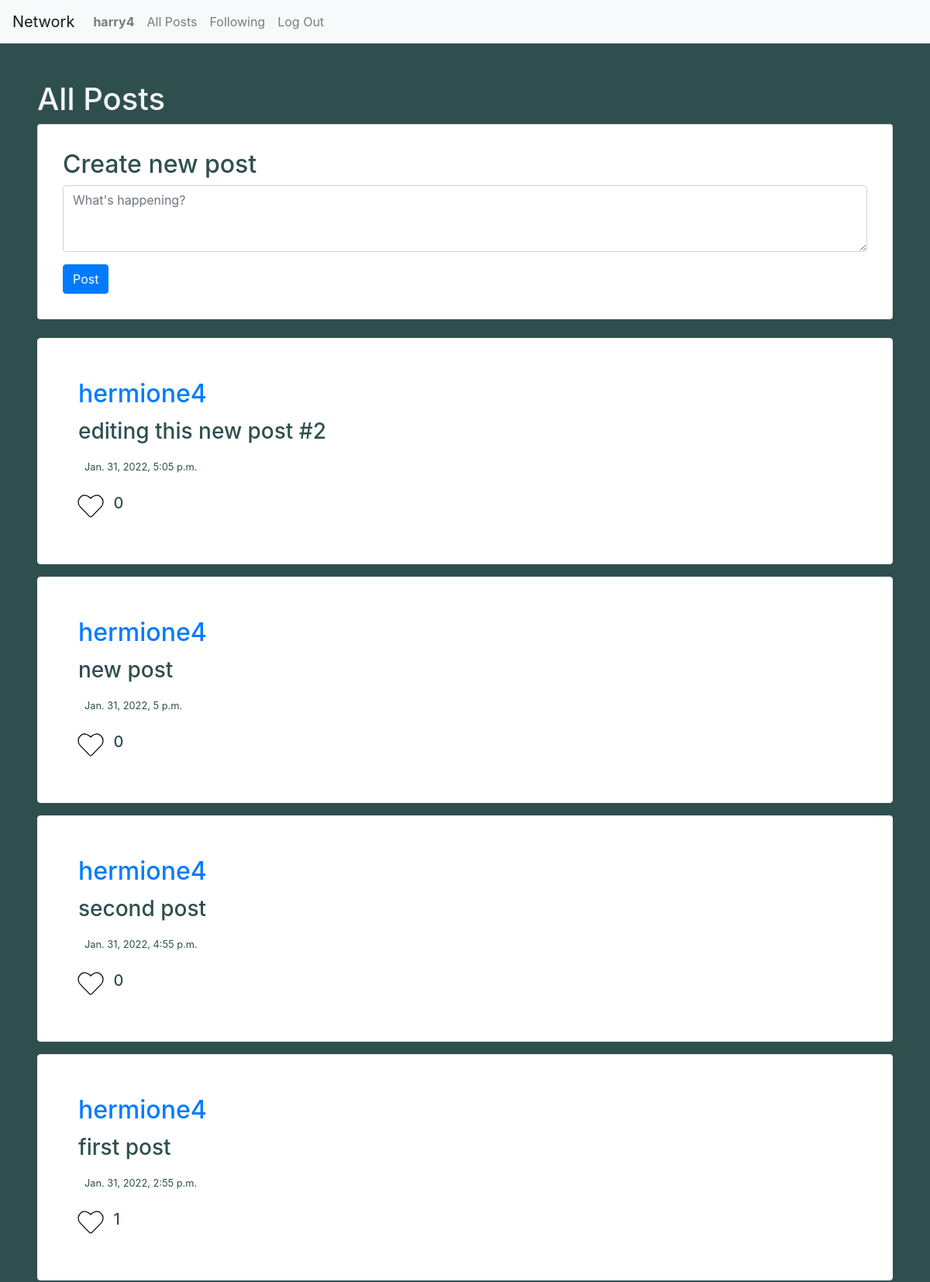
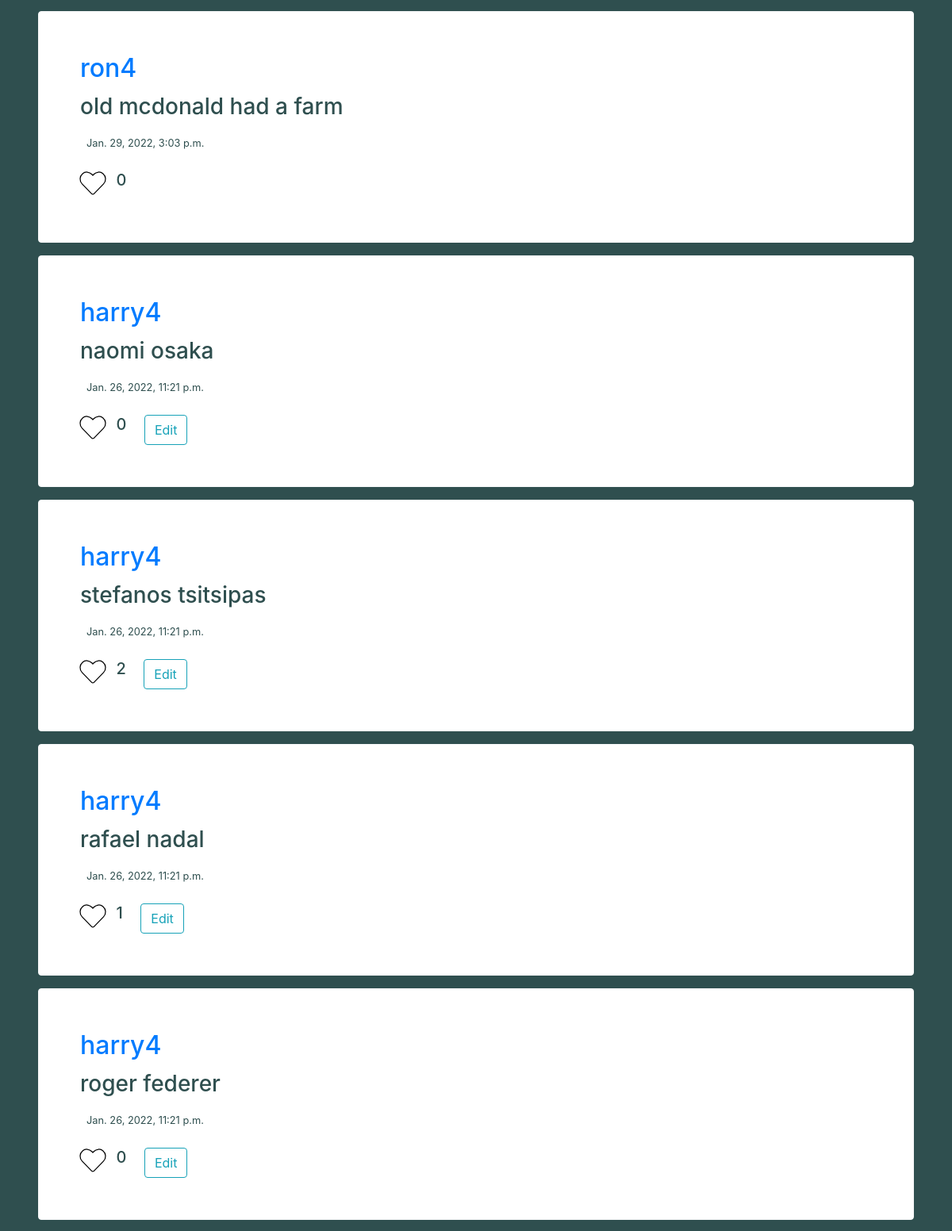
Screenshot of / (signed in, upper part) with the database file from the repository (2 pictures, top to bottom).
### network/models.py (models this page shows, shortened)
class User(AbstractUser):
    follow_list = models.ManyToManyField("self", related_name='follows', blank=True, symmetrical=False)

class Post(models.Model):
    user = models.ForeignKey(User,on_delete=models.CASCADE,related_name="userID")
    contents = models.CharField(max_length=280, default=None)
    created_dt = models.DateTimeField(default=datetime.datetime.now)
    likes = models.ManyToManyField(User, related_name="likes", blank=True)
    def get_likes_count(self):
        return self.likes.count()

### network/views.py (the view)
# urls.py: path("", views.index, name="index"),
def index(request):
    unpaginated_posts = Post.objects.all().order_by('-created_dt')
    all_posts = paginate(request, unpaginated_posts)
    return render(request, "network/index.html", {
        'form': forms.CreatePostForm(),
        'all_posts': all_posts,
        "title": "All Posts",
        'remove_create_post': "False"
    })

### network/forms.py
class CreatePostForm(forms.Form):
    contents =forms.CharField(label="",required= False, widget= forms.Textarea
    (attrs={'placeholder':'What\'s happening?','class':'col-sm','style':'top:1rem,margin:10rem'}))

### network/views.py (called while the page is built)
def paginate(request, dataList):
    paginator = Paginator(dataList, MAX_POSTS_PER_PAGE)
    page_num = request.GET.get('page')
    page_obj = paginator.get_page(page_num)
    return page_obj

### network/templates/network/index.html (shortened to what this page needs)
{% extends "network/layout.html" %}
{% load static %}
{% block body %}
<div class="container-fluid" id="index-view">
  {% if is_profile_page == "True" %}
    {% include "network/profile.html" %}
  {% else %}
    <h1>{{ title }}</h1>
  {% endif %}
  {% if remove_create_post == "False" %}
    {% include "network/createpost.html" %}
  {% endif %}
    <br>
    {% for post in all_posts %}
    <div class="card border-light mb-3" id="post-view">
        <div class="card-body">
            <h2 class="card-title"><a href="{% url 'profile' post.user.username %}">{{post.user.username}}</a></h2>
            <h3 class="card-text" id="post_body_{{post.id}}"> {{ post.contents }}</h3>
            <p class="card-text ml-auto p-2"><small>{{post.created_dt}}</small></p>
            <div style="display: inline-flex">
              {% if request.user in post.likes.all %}
                <i id="like_btn_{{post.id}}" class="fa fa-heart fa-2x" style="color: salmon; " onclick="like_or_unlike(`{{post.id}}`)"></i>
              {% else %}
                <i id="like_btn_{{post.id}}" class="fa fa-heart fa-2x" style="color: white; " onclick="like_or_unlike(`{{post.id}}`)"></i>
              {% endif %}
              <h5 id="like_count_{{post.id}}"> {{ post.get_likes_count }}</h5>
              {% ifequal request.user post.user %}
              <button class="btn btn-outline-info" onclick='edit_post(`{{post.id}}`)'>Edit</button>
              {% endifequal %}
            </div>
        </div>
    </div>
    {% endfor %}
    <br>
</div>
<link rel="stylesheet" href="https://cdnjs.cloudflare.com/ajax/libs/font-awesome/4.7.0/css/font-awesome.min.css">
{% endblock %}

### network/templates/network/layout.html (shortened to what this page needs)
{% load static %}
<!DOCTYPE html>
<html lang="en">
    <head>
        <link rel="stylesheet" href="https://stackpath.bootstrapcdn.com/bootstrap/4.4.1/css/bootstrap.min.css">
        <link href="{% static 'network/styles.css' %}" rel="stylesheet">
    </head>
    <body>
        <nav class="navbar navbar-expand-lg navbar-light bg-light">
            <a class="navbar-brand" href="{% url 'index' %}">Network</a>
            <div>
              <ul class="navbar-nav mr-auto">
                {% if user.is_authenticated %}
                    <li class="nav-item">
                        <a class="nav-link" href="{% url 'profile' user.username %}"><strong>{{ user.username }}</strong></a>
                    </li>
                {% endif %}
                <li class="nav-item">
                  <a class="nav-link" href="{% url 'index' %}">All Posts</a>
                </li>
                {% if user.is_authenticated %}
                    <li class="nav-item">
                        <a class="nav-link" href="{% url 'following' %}">Following</a>
                    </li>
                    <li class="nav-item">
                        <a class="nav-link" href="{% url 'logout' %}">Log Out</a>
                    </li>
                {% endif %}
              </ul>
            </div>
          </nav>
        <div class="body">
            {% block body %}
            {% endblock %}
        </div>
    </body>
</html>

### network/static/network/styles.css (style rules this page uses)
#index-view, #following-view, #profile-view, #login-view, #register-view { color:whitesmoke; padding:3rem; }
.card { background-color: white; color: darkslategray; }
#post-view { padding: 2rem; position:relative; }
body { background-color:darkslategray; }

### rows the page displays
User: username "harry4"
Post: user.username "hermione4", contents "editing this new post #2", created_dt "Jan. 31, 2022, 5:05 p.m.", get_likes_count "0"
Post: user.username "hermione4", contents "new post", created_dt "Jan. 31, 2022, 5 p.m.", get_likes_count "0"
Post: user.username "hermione4", contents "second post", created_dt "Jan. 31, 2022, 4:55 p.m.", get_likes_count "0"
Post: user.username "hermione4", contents "first post", created_dt "Jan. 31, 2022, 2:55 p.m.", get_likes_count "1"
Post: user.username "ron4", contents "old mcdonald had a farm", created_dt "Jan. 29, 2022, 3:03 p.m.", get_likes_count "0"
Post: user.username "harry4", contents "naomi osaka", created_dt "Jan. 26, 2022, 11:21 p.m.", get_likes_count "0"
Post: user.username "harry4", contents "stefanos tsitsipas", created_dt "Jan. 26, 2022, 11:21 p.m.", get_likes_count "2"
Post: user.username "harry4", contents "rafael nadal", created_dt "Jan. 26, 2022, 11:21 p.m.", get_likes_count "1"
Post: user.username "harry4", contents "roger federer", created_dt "Jan. 26, 2022, 11:21 p.m.", get_likes_count "0"

### other values shown
{{ title }} "All Posts"
